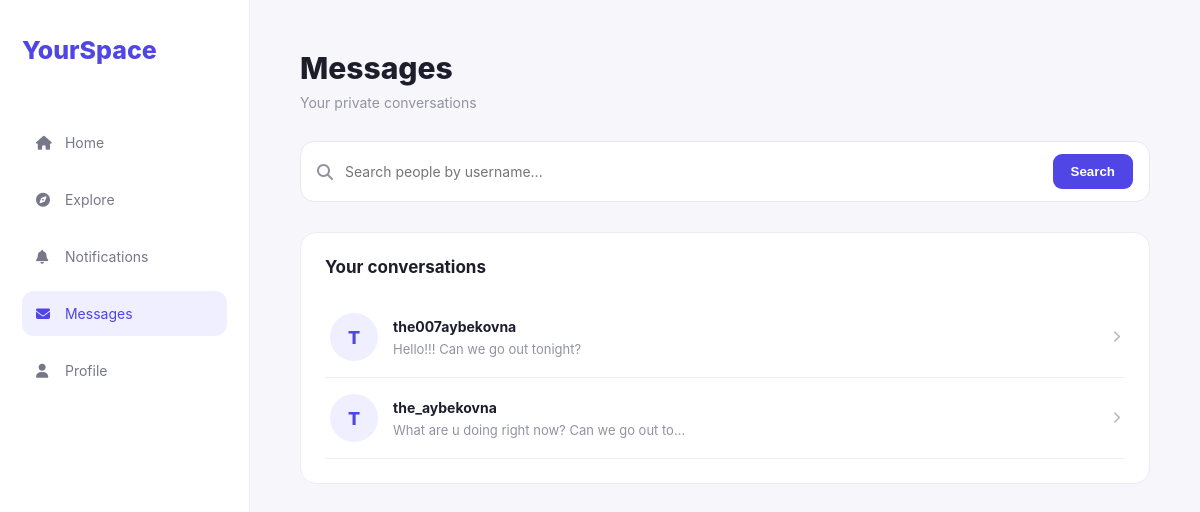
The app's page /messages/ (signed in) with its own data.
### accounts/models.py (models this page shows, shortened)
class User(AbstractUser):
    bio = models.TextField(max_length=300, blank=True)
    avatar = models.ImageField(
        upload_to='avatars/',
        blank=True,
        null=True,
    )

### messaging/models.py (models this page shows, shortened)
class Message(models.Model):
    conversation = models.ForeignKey(
        Conversation,
        on_delete=models.CASCADE,
        related_name='messages'
    )
    sender = models.ForeignKey(
        settings.AUTH_USER_MODEL,
        on_delete=models.CASCADE,
        related_name='sent_messages'
    )
    content = models.TextField()
    created_at = models.DateTimeField(auto_now_add=True)
    is_read = models.BooleanField(default=False)
    class Meta:
        ordering = ['created_at']

class Conversation(models.Model):
    participants = models.ManyToManyField(
        settings.AUTH_USER_MODEL,
        related_name='conversations'
    )
    created_at = models.DateTimeField(auto_now_add=True)
    updated_at = models.DateTimeField(auto_now=True)

### messaging/views.py (the view)
# urls.py: path('', views.inbox, name='inbox'),
@login_required(login_url='/accounts/login/')
def inbox(request):
    conversations = Conversation.objects.filter(
        participants=request.user
    ).prefetch_related(
        'participants',
        'messages'
    ).order_by('-updated_at')
    search_query = request.GET.get('q', '').strip()
    users = User.objects.none()
    if search_query:
        users = User.objects.filter(
            username__icontains=search_query
        ).exclude(
            id=request.user.id
        )[:10]
    return render(request, 'messages/inbox.html', {
        'conversations': conversations,
        'users': users,
        'search_query': search_query
    })

### messaging/templates/messages/inbox.html (shortened to what this page needs)
<!DOCTYPE html>
{% load static %}
<html lang="en">
<head>
    <link rel="stylesheet" href="{% static 'messaging/messaging.css' %}">
    <link rel="stylesheet" href="https://cdnjs.cloudflare.com/ajax/libs/font-awesome/6.5.2/css/all.min.css">
</head>
<body>
<div class="messages-container">
    <aside class="messages-sidebar">
        <a href="{% url 'home' %}" class="logo">YourSpace</a>
        <nav>
            <a href="{% url 'home' %}"><i class="fa-solid fa-house"></i> Home</a>
            <a href="#"><i class="fa-solid fa-compass"></i> Explore</a>
            <a href="#"><i class="fa-solid fa-bell"></i> Notifications</a>
            <a href="{% url 'inbox' %}" class="active"><i class="fa-solid fa-envelope"></i> Messages</a>
            <a href="{% url 'profile' %}"><i class="fa-solid fa-user"></i> Profile</a>
        </nav>
    </aside>
    <main class="inbox-main">
        <div class="inbox-header">
            <div>
                <h1>Messages</h1>
                <p>Your private conversations</p>
            </div>
        </div>
        <form method="GET" action="{% url 'inbox' %}" class="search-form">
            <i class="fa-solid fa-magnifying-glass"></i>
            <input
                    type="text"
                    name="q"
                    placeholder="Search people by username..."
                    value="{{ search_query }}"
            >
            <button type="submit">Search</button>
        </form>
        <section class="conversation-section">
            <h3>Your conversations</h3>
            {% for conversation in conversations %}
            <a href="{% url 'chat' conversation.id %}" class="conversation-card">
                {% for participant in conversation.participants.all %}
                {% if participant != request.user %}
                <div class="avatar">
                    {{ participant.username|first|upper }}
                </div>
                <div class="conversation-info">
                    <h4>{{ participant.username }}</h4>
                    {% with last_message=conversation.messages.last %}
                    {% if last_message %}
                    <p>
                        {{ last_message.content|truncatechars:45 }}
                    </p>
                    {% else %}
                    <p>Start your conversation</p>
                    {% endif %}
                    {% endwith %}
                </div>
                {% endif %}
                {% endfor %}
                <i class="fa-solid fa-chevron-right arrow"></i>
            </a>
            {% empty %}
            <div class="empty-state">
                <i class="fa-regular fa-paper-plane"></i>
                <h3>No conversations yet</h3>
                <p>Search for someone and start a conversation.</p>
            </div>
            {% endfor %}
        </section>
    </main>
</div>
</body>
</html>

### messaging/static/messaging/messaging.css (style rules this page uses)
* { margin: 0; padding: 0; box-sizing: border-box; }
body { font-family: 'Inter', sans-serif; background: #f7f7fb; color: #1d1d2c; }
.messages-container { display: flex; min-height: 100vh; }
.messages-sidebar { width: 250px; background: white; padding: 35px 22px; border-right: 1px solid #ececf2; position: fixed; height: 100vh; }
.logo { display: block; font-size: 25px; font-weight: 800; color: #4f46e5; text-decoration: none; margin-bottom: 55px; }
.messages-sidebar nav { display: flex; flex-direction: column; gap: 12px; }
.messages-sidebar nav a { text-decoration: none; color: #77778a; padding: 14px; border-radius: 12px; font-size: 14px; transition: 0.2s; }
.messages-sidebar nav a i { width: 25px; }
.messages-sidebar nav a:hover, .messages-sidebar nav a.active { background: #efefff; color: #4f46e5; }
.inbox-main { width: calc(100% - 250px); max-width: 1050px; margin-left: 250px; padding: 50px; }
.inbox-header h1 { font-size: 30px; font-weight: 800; }
.inbox-header p { color: #9292a3; margin-top: 8px; font-size: 14px; }
.search-form { display: flex; align-items: center; gap: 12px; background: white; border: 1px solid #e8e8ef; padding: 12px 16px; border-radius: 14px; margin: 30px 0; }
.search-form i { color: #9292a3; }
.search-form input { flex: 1; border: none; outline: none; font-size: 14px; font-family: inherit; }
.search-form button, .message-button { border: none; background: #4f46e5; color: white; padding: 10px 18px; border-radius: 9px; cursor: pointer; font-weight: 600; }
.search-results, .conversation-section { background: white; border: 1px solid #ececf2; border-radius: 16px; padding: 24px; margin-bottom: 25px; }
.search-results h3, .conversation-section h3 { font-size: 17px; margin-bottom: 20px; }
.avatar { width: 48px; height: 48px; border-radius: 50%; background: #efefff; color: #4f46e5; display: flex; align-items: center; justify-content: center; font-weight: 800; font-size: 18px; flex-shrink: 0; }
.conversation-card { display: flex; align-items: center; gap: 15px; padding: 16px 5px; text-decoration: none; color: inherit; border-bottom: 1px solid #f0f0f4; transition: 0.2s; }
.conversation-info { flex: 1; min-width: 0; }
.conversation-info h4 { font-size: 14px; margin-bottom: 6px; }
.conversation-info p { color: #9292a3; font-size: 13px; overflow: hidden; text-overflow: ellipsis; white-space: nowrap; }
.arrow { color: #b5b5c3; font-size: 12px; }

### records on screen
User: username|first "T", username "the007aybekovna"
Message: content "Hello!!! Can we go out tonight?"
User: username|first "T", username "the_aybekovna"
Message: content "What are u doing right now? Can we go out to…"
